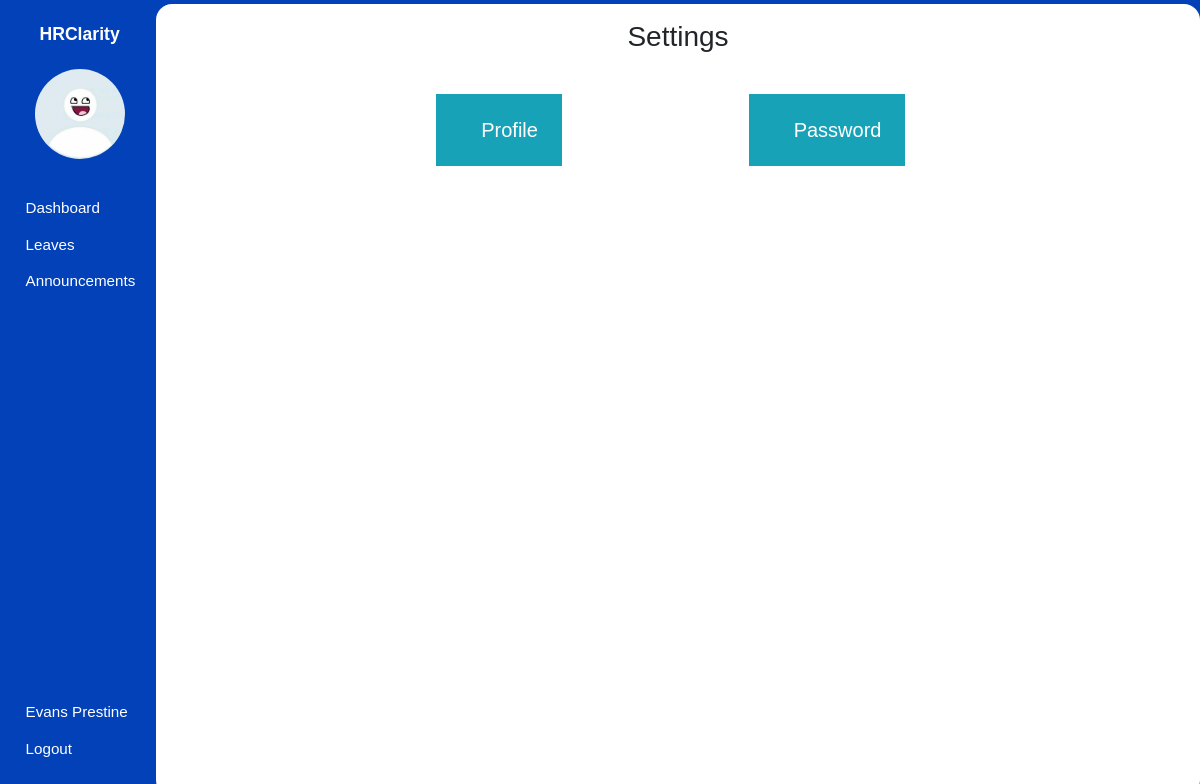
The page /user/profile_settings/5 (signed in) on the database its author committed.
### hrms/models.py (models this page shows, shortened)
class User(db.Model, UserMixin):
    id = db.Column(db.Integer, primary_key=True)
    first_name = db.Column(db.String(80), nullable=False)
    last_name = db.Column(db.String(120), nullable=False)
    dob = db.Column(db.Date, nullable=False)
    gender = db.Column(db.String(7), nullable=False)
    email_address = db.Column(db.String(120), nullable=False)
    phone_number = db.Column(db.String(20), nullable=False)
    national_id = db.Column(db.Integer, nullable=False)
    user_level = db.Column(db.Integer, nullable=False, default=1)
    user_type = db.Column(db.String(10), nullable=False, default='employee')
    password = db.Column(db.String(60), nullable=False)
    image_file = db.Column(db.String(20), nullable=False, default='default.jpg')
    leaves = db.relationship('Leave')
    occupation_id = db.Column(db.Integer, db.ForeignKey('occupation.id'), nullable=False)

### hrms/users/routes.py (the view)
@user.route('/user/profile_settings/<int:employee_id>')
def profile_settings(employee_id):
    profile_picture = get_profile_picture(employee_id=employee_id)
    return render_template('profile_settings.html', page_title='Profile Settings', profile_picture=profile_picture, user=current_user)

### hrms/models.py (called while the page is built)
@login_manager.user_loader
def load_user(user_id):
    user = User.query.filter_by(id=user_id).first()
    return user

### hrms/users/routes.py (called while the page is built)
def get_profile_picture(employee_id):
    user = User.query.get_or_404(employee_id)
    profile_picture = url_for('static', filename='images/profile_pictures/' + user.image_file)
    return profile_picture

### hrms/templates/profile_settings.html
{% extends "main_layout.html" %} {% block body %}
<section class="app">
  {% include "aside.html" %}
  <main>
    <div class="main_container container-fluid login">
      <div class="body">
        <h3 class="text-center p-3">Settings</h3>
        <div class="container row justify-content-center mt-4">
            <div class="d-flex position-relative d-flex justify-content-center col col-lg-4 p-0">
                <a href="{{ url_for('user.update_profile', employee_id=current_user.id) }}" class="stretched-link text-dark">
                    <h5 class="bg-info text-white text-center p-4"><span class="icon icon-user"></span> Profile</h5>
                </a>
            </div>
            <div class="d-flex position-relative d-flex justify-content-center col col-lg-4 p-0">
                <a href="{{ url_for('user.update_password', employee_id=current_user.id) }}" class="stretched-link text-dark">
                    <h5 class="bg-info text-white text-center p-4"><span class="icon icon-lock"></span> Password</h5>
                </a>
            </div>
        </div>
      </div>
    </div>
  </main>
</section>
{% endblock body %}

### hrms/templates/aside.html (shortened to what this page needs)
<aside>
  <h1 class="mt-3">HRClarity</h1>
  <div class="container text-center mt-4">
    <img src="{{ url_for('static', filename='images/profile_pictures/' ~ current_user.image_file ) }}" alt="Employee" class="rounded-circle" width="90" height="90" />
  </div>
  <div class="links">
    <ul>
      {% if current_user.user_level == 1 %}
        <li>
            <a href="{{ url_for('employee.employee_dashboard') }}">
                <span class="icon icon-home"></span>
                <span>Dashboard</span>
            </a>
        </li>
        <li>
            <a href="{{ url_for('leaves.employee_view_leaves') }}">
                <span class="icon icon-car"></span>
                <span>Leaves</span>
            </a>
        </li>
        <li>
            <a href="{{ url_for('announcements.employee_view_announcements') }}">
                <span class="icon icon-speaker"></span>
                <span>Announcements</span>
            </a>
        </li>
      {% endif %}
    </ul>
    <ul>
      <li>
        <a href="{{ url_for('user.profile_settings', employee_id=current_user.id) }}">
            <span class="icon icon-user"></span>
            <span>{{ user.first_name }} {{ user.last_name }}</span>
        </a>
      </li>
      <li>
        <a href="{{ url_for('user.logout') }}">
            <span class="icon icon-power-off"></span>
            <span>Logout</span>
        </a>
      </li>
    </ul>
  </div>
</aside>

### hrms/static/css/icomoon.css (style rules this page uses)
[class^="icon-"], [class*=" icon-"] { font-family: 'icomoon' !important; speak: none; font-style: normal; font-weight: normal; font-variant: normal; text-transform: none; line-height: 1; -webkit-font-smoothing: antialiased; -moz-osx-font-smoothing: grayscale; }
.icon-user:before { content: "\f007"; }
.icon-power-off:before { content: "\f011"; }
.icon-home:before { content: "\f015"; }
.icon-lock:before { content: "\f023"; }
.icon-car:before { content: "\f1b9"; }
.icon-speaker:before { content: "\e32d"; }

### hrms/static/css/styles.css (style rules this page uses)
* { font-family: sans-serif, Arial, Helvetica; padding: 0; margin: 0; }
.app { background: #0241b8; height: 100vh; display: flex; align-items: center; }
.app aside { width: 13%; height: 100%; padding: 0.5em 0 0.2em 0.2em; color: #fff; }
.app aside h1 { font-size: 1.1em; font-weight: bold; text-align: center; }
.app aside .links ul { list-style: none; }
.app aside .links ul li { margin: 0.1em 0; padding: 6px; }
.app aside .links ul li a { text-decoration: none; color: #ffffff; display: flex; align-items: center; }
.app aside .links ul:nth-of-type(1) { margin: 2em 0; }
.app aside .links ul:nth-of-type(2) { position: absolute; bottom: 1em; }
.app aside .links .icon { margin: 0 0.3em 0 0; }
.app aside .links a span:nth-of-type(2), .app aside .links .icon { font-size: 0.95em; }
.app main { width: 87%; height: 99vh; overflow-y: auto; z-index: 5; }
.app main .main_container { border-radius: 16px; background: #fff; padding-bottom: 12px; height: 100%; overflow: auto; }

### rows shown on the page
User: image_file (placeholder picture), first_name "Evans", last_name "Prestine"
